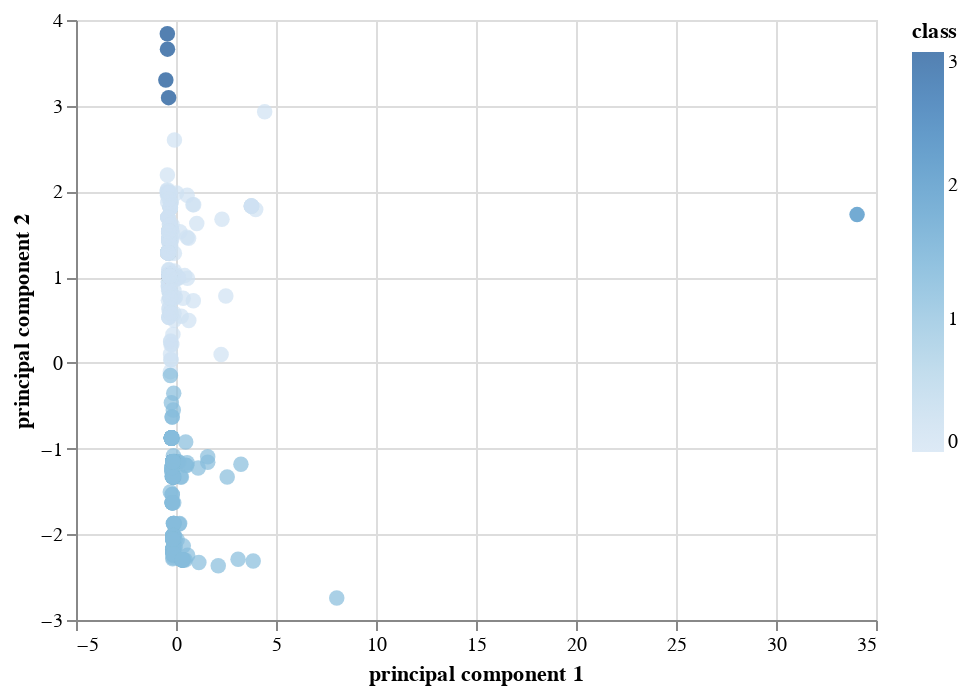

Here is the notebook cell this chart was saved with:
### Markdown cell above
### Visualizing Results

#### 3D-Scatter with Clusters

### Code cell
# Create a 3D-Scatter with the PCA data and the clusters
alt.Chart(new_df).mark_circle(size=60).encode(
    x='principal component 1',
    y='principal component 2',
    color='class',
    tooltip=['TotalCoinsMined','TotalCoinSupply','Algorithm']
)

### Figure 1 — Vega-Lite specification as saved in the notebook (floating-point values rounded to 4 significant figures; data arrays with more than 128 entries replaced by an {"elided": "..."} marker saying what was removed)
{"config": {"view": {"continuousWidth": 400, "continuousHeight": 300}}, "data": {"name": "data-2754715f3b180be69efb3987dfdb5410"}, "mark": {"type": "circle", "size": 60}, "encoding": {"color": {"type": "quantitative", "field": "class"}, "tooltip": [{"type": "quantitative", "field": "TotalCoinsMined"}, {"type": "quantitative", "field": "TotalCoinSupply"}, {"type": "nominal", "field": "Algorithm"}], "x": {"type": "quantitative", "field": "principal component 1"}, "y": {"type": "quantitative", "field": "principal component 2"}}, "$schema": "https://vega.github.io/schema/vega-lite/v4.8.1.json", "datasets": {"data-2754715f3b180be69efb3987dfdb5410": {"elided": "533 records"}}}
